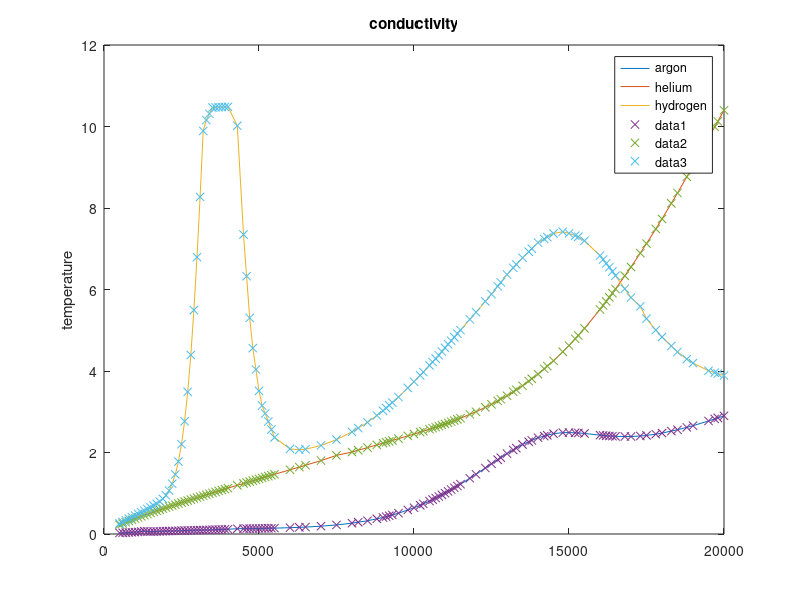
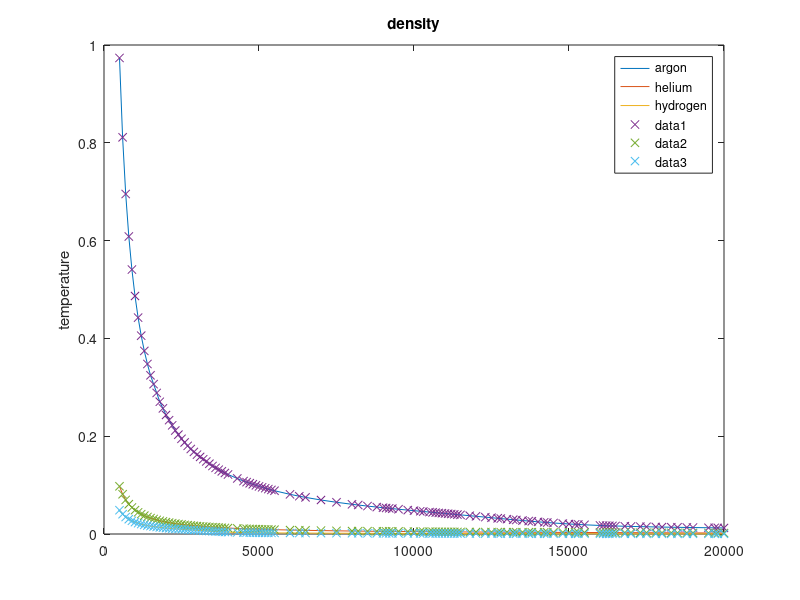
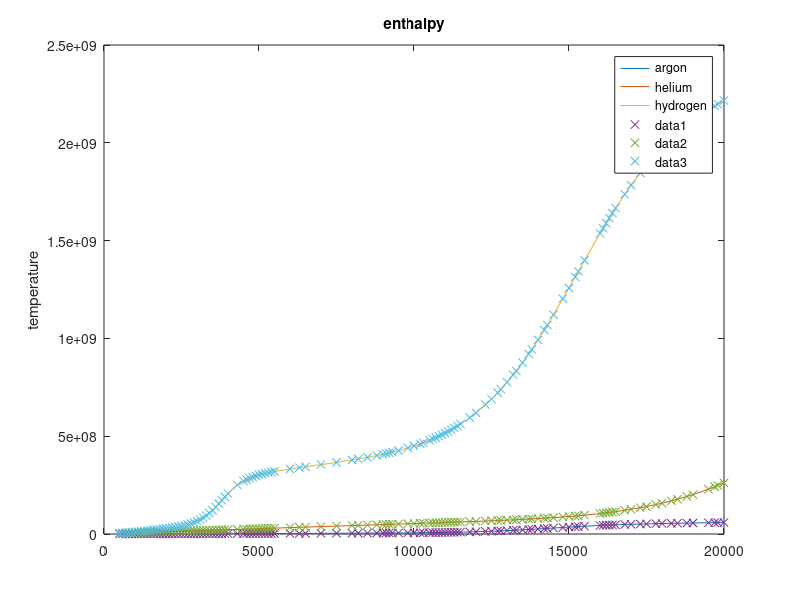
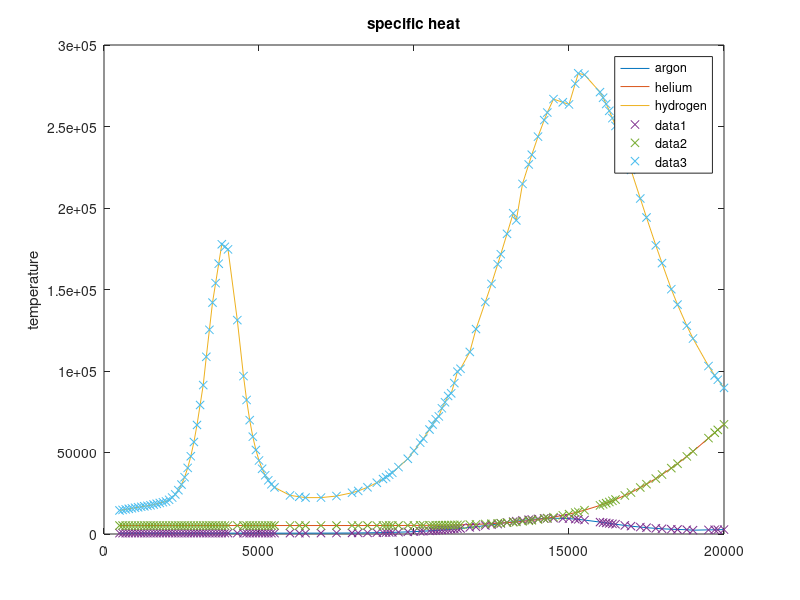

The MATLAB script that drew these images, in order:
clear, close all
gasNames={'argon' 'helium' 'hydrogen'};

Tconductivity = [500, 700, 800, 1000, 1300, 1500, 1700, 1800, 1900, 2000, 2100, 2200, 2300, 2400, 2500, 2600, 2700, 2800, 2900, 3000, 3100, 3200, 3300, 3500, 4000, 4300, 4500, 4700, 4800, 5000, 5100, 5500, 6000, 6300, 6500, 7000, 7500, 8000, 8500, 9000, 9500, 10000, 10200, 10500, 10800, 11000, 11500, 12000, 12500, 13000, 13500, 14000, 14500, 14800, 15000, 15300, 15500, 16000, 16300, 16500, 17000, 17300, 17500, 17800, 18000, 18500, 18800, 19000, 19500, 20000];
conductivity = [
    [.026712, .035011, .038823, .044982, .067598, .057725, .062661, .065122, .067576, .070022, .072456, .074877, .077282, .079669, .082038, .084387, .086714, .089019, .091301, .093561, .095798, .098014, .10021, .10458, .11682, .12970, .13129, .13287, .13366, .13525, .13604, .14378, .15494, .16338, .17012, .19198, .22278, .26555, .32480, .40512, .51052, .64428, .70582, .80759, .92007, 1.0023, 1.2217, 1.4650, 1.7239, 1.9722, 2.1970, 2.3633, 2.4625, 2.4866, 2.4899, 2.4803, 2.4671, 2.4262, 2.4054, 2.3958, 2.3920, 2.4048, 2.4197, 2.4506, 2.4767, 2.5582, 2.6166, 2.6584, 2.7740, 2.9006]
    [.22562, .28954, .31996, .37864, .46266, .51667, .56942, .59538, .62111, .64661, .67190, .69700, .72192, .74667, .77126, .79571, .82001, .84418, .86823, .89216, .91598, .93970, .96331, 1.0103, 1.1262, 1.1949, 1.2404, 1.2857, 1.3082, 1.3532, 1.3757, 1.4649, 1.5759, 1.6424, 1.6871, 1.8016, 1.9292, 2.0122, 2.1206, 2.2295, 2.3399, 2.4533, 2.5001, 2.5722, 2.6476, 2.7000, 2.8409, 2.9996, 3.1816, 3.3925, 3.6379, 3.9228, 4.2512, 4.4700, 4.6251, 4.8716, 5.0449, 5.5086, 5.8064, 6.0127, 6.5523, 6.8927, 7.1261, 7.4859, 7.7321, 8.3681, 8.7648, 9.0343, 9.7186, 10.398]
    [.25776, .33676, .37576, .45350, .57117, .65205, .74153, .79535, .86174, .94869, 1.0673, 1.2323, 1.4619, 1.7776, 2.2036, 2.7655, 3.4882, 4.3932, 5.4944, 6.7934, 8.2730, 9.8906, 10.1572, 10.4660, 10.4830, 10.0185, 7.3487, 5.3030, 4.5613, 3.5120, 3.1526, 2.3683, 2.0890, 2.0663, 2.0799, 2.1721, 2.3171, 2.5061, 2.7401, 3.0237, 3.3596, 3.7364, 3.8922, 4.1374, 4.3860, 4.5678, 5.0042, 5.4429, 5.8852, 6.3690, 6.7784, 7.1503, 7.3755, 7.4174, 7.3773, 7.2945, 7.1972, 6.8305, 6.5459, 6.3396, 5.8017, 5.5854, 5.2845, 5.0041, 4.8335, 4.4669, 4.2931, 4.1949, 4.0063, 3.8886]
    ];

figure(1), plot(Tconductivity.', conductivity.');
title('conductivity')
ylabel('temperature')
legend(gasNames)

Tdensity = [ 500, 600, 700, 800, 900, 1000, 1100, 1200, 1300, 1400, 1500, 1800, 2000, 2300, 2500, 2600, 2700, 2800, 2900, 3000, 3500, 3600, 3700, 3800, 3900, 4000, 4500, 5000, 5300, 5500, 6000, 6300, 6500, 7000, 7500, 8000, 8500, 9000, 9500, 10000, 10500, 11000, 11500, 12000, 12500, 13000, 13500, 14000, 14500, 15000, 15500, 16000, 16500, 17000, 17500, 18000, 18500, 19000, 19500, 20000];
density = [
    [.97353, .81121, .69530, .60839, .54079, .48672, .44248, .40561, .37441, .34767, .32450, .27042, .24338, .21164, .19471, .18722, .18029, .17385, .16786, .16226, .13908, .13522, .13157, .12810, .12482, .12170, .10818, .097361, .091850, .088510, .081133, .077268, .074888, .069527, .064865, .060757, .057083, .053740, .050639, .047696, .044838, .042003, .039145, .036243, .033310, .030387, .027556, .024906, .022539, .020510,.018832,.017477,.016392,.015516,.014795,.014182,.013660,.013207,.012775,.012369]
    [ .097557, .081297, .069683, .060973, .054198, .048778, .044344, .040649, .037522, .034842, .032519, .027099, .024389, .021208, .019511, .018761, .018066, .017421, .016820, .016259, .013937, .013550, .013183, .012836, .012507, .012195, .010840, .0097557, .0092035, .0088688, .0081297, .0077426, .0075044, .0069683, .0065038, .0060973, .0057386, .0054197, .0053144, .0048775, .0046448, .0044330, .0042390, .0040606, .0038953, .0037413, .0035968, .0034601, .0033296, .0032040, .0030819, .0029620, .0028433, .0027246, .0026054, .0024851, .0023635, .0022410, .0021180, .0019955]
    [.048646, .040509, .034703, .030353, .026971, .024267, .022056, .020214, .018656, .017321, .016164, .013464, .012109, .010488, .0095792, .0091543, .0087407, .0083331, .0079270, .0075189, .0054520, .0050607, .0046924, .0043540, .0040502, .0037833, .0029267, .0025135, .0023467, .0022525, .0020547, .0019542, .0018929, .0017557, .0016370, .0015325, .0014392, .0013544, .0012761, .0012025, .0011321, .0010637, .00099643, .00092990, .00086399, .00079913, .00073595, .00067568, .00061939, .00056788, .00052235, .00048286, .00044924, .00042094, .00039720, .00037723, .00036084, .00034625, .00033353, .00032227]
    ];

figure(2), plot(Tdensity.', density.');
title('density')
ylabel('temperature')
legend(gasNames)


Tenthalpy = [500, 600, 700, 800, 900, 1000, 1100, 1200, 1300, 1400, 1500, 1600, 1700, 1800, 1900, 2000, 2100, 2200, 2300, 2400, 2500, 2600, 2700, 2800, 2900, 3000, 3100, 3200, 3300, 3400, 3500, 4000, 4300, 4500, 5000, 5500, 6000, 6500, 7000, 7500, 8000, 8500, 9000, 9500, 9800, 10000, 10200, 10300, 10500, 10700, 10800, 11000, 11100, 11200, 11300, 11400, 11500, 11800, 12000, 12500, 12700, 12800, 13000, 13200, 13300, 13500, 13700, 13800, 14000, 14300, 14500, 15000, 15200, 15300, 15500, 16000, 16500, 17000, 17500, 18000, 18500, 19000, 19500, 20000];
enthalpy = [
    [104990, 157050, 209100, 261150, 313190, 365240, 417270, 469310, 521350, 573390, 625420, 677460, 729490, 781520, 833560, 885590, 937630, 989660, 1041700, 1093700, 1145800, 1197800, 1249800, 1301900, 1353900, 1405900, 1458000, 1510000, 1562000, 1614100, 1666100, 1926300, 2082400, 2186400, 2446600, 2707000, 2967900, 3230700, 3498100, 3776100, 4075000, 4412000, 4812700, 5314100, 5683800, 5966300, 6282700, 6456000, 6832300, 7254800, 7486800, 7993700, 8265000, 8557200, 8866600, 9194000, 9532600, 10690000, 11558000, 14176000, 15383000, 16036000, 17421000, 18913000, 19698000, 21341000, 23040000, 23935000, 25777000, 28636000, 30575000, 35379000, 37225000, 38123000, 39856000, 43770000, 47028000, 49664000, 51782000, 53513000, 54979000, 56273000, 57537000, 58849000]
    [4144900, 4664200, 5183500, 5702800, 6222100, 6741500, 7260800, 7780100, 8299400, 8818700, 9338000, 9857300, 10377000, 10896000, 11415000, 11935000, 12454000, 12973000, 13493000, 14012000, 14531000, 15050000, 15570000, 16089000, 16608000, 17128000, 17647000, 18166000, 18686000, 19205000, 19724000, 22321000, 23879000, 24917000, 27514000, 30111000, 32707000, 35304000, 37900000, 40497000, 43094000, 45693000, 48296000, 50906000, 52478000, 53531000, 54587000, 55118000, 56183000, 57256000, 57796000, 58883000, 59431000, 59983000, 60538000, 61097000, 61660000, 63381000, 64559000, 67638000, 68937000, 69604000, 70977000, 72409000, 73149000, 74682000, 76295000, 77134000, 78884000, 81709000, 83744000, 89459000, 92035000, 93393000, 96261000, 104420000, 114250000, 126080000, 140310000, 157330000, 177550000, 201370000, 229130000, 261070000]
    [3005500, 4509400, 6038300, 7593500, 9175900, 10786000, 12426000, 14094000, 15793000, 17521000, 19281000, 21074000, 22902000, 24773000, 26698000, 28696000, 30792000, 33028000, 35455000, 38142000, 41175000, 44658000, 48714000, 53485000, 59129000, 65819000, 73734000, 83050000, 93921000, 106450000, 120640000, 206570000, 250940000, 271970000, 302810000, 319620000, 332220000, 343580000, 354700000, 366110000, 378310000, 391890000, 407620000, 426530000, 439860000, 449830000, 460680000, 466530000, 478960000, 492720000, 499930000, 515730000, 524200000, 532830000, 542090000, 551780000, 561920000, 594770000, 619390000, 689930000, 722420000, 739590000, 775790000, 814510000, 833750000, 876090000, 920870000, 944130000, 992340000, 1068500000, 1121500000, 1257700000, 1314000000, 1342300000, 1398700000, 1536900000, 1666500000, 1783700000, 1886700000, 1975300000, 2050500000, 2114400000, 2169200000, 2216500000]
    ];
figure(3), plot(Tenthalpy.', enthalpy.');

title('enthalpy')
ylabel('temperature')
legend(gasNames)

TspecificHeat = [500, 1000, 1500, 2000, 2100, 2200, 2300, 2400, 2500, 2600, 2700, 2800, 2900, 3000, 3100, 3200, 3300, 3400, 3500, 3800, 4000, 4300, 4500, 4600, 4700, 4800, 4900, 5000, 5100, 5200, 5300, 5400, 5500, 6000, 6500, 7000, 7500, 8000, 8200, 8500, 8800, 9000, 9100, 9200, 9300, 9500, 9800, 10000, 10300, 10500, 10600, 10700, 10800, 10900, 11000, 11100, 11200, 11300, 11400, 11500, 11800, 12000, 12300, 12500, 12700, 12800, 13000, 13200, 13300, 13500, 13800, 14000, 14200, 14300, 14500, 15000, 15300, 15500, 16000, 16100, 16200, 16300, 16400, 16500, 16800, 17000, 17500, 17800, 18000, 18300, 18500, 18800, 19000, 19500, 19700, 19800, 20000];
specificHeat = [
    [520.33, 520.41, 520.36, 520.34, 520.34, 520.34, 520.33, 520.33, 520.33, 520.33, 520.33, 520.33, 520.33, 520.33, 520.33, 520.33, 520.33, 520.33, 520.33, 520.33, 520.33, 520.33, 520.34, 520.35, 520.36, 520.38, 520.41, 520.45, 520.50, 520.57, 520.66, 520.79, 520.95, 522.76, 528.01, 540.91, 568.59, 621.33, 653.19, 715.15, 798.13, 867.85, 907.33, 953.81, 997.24, 1102.7, 1303.0, 1457.7, 1733.3, 1946.9, 2065.6, 2159.1, 2319.8, 2460.3, 2608.7, 2713.2, 2922.1, 3094.1, 3274.5, 3385.4, 4067.6, 4394.2, 5229.8, 5743.6, 6064.5, 6525.2, 7062.5, 7590.7, 7846.9, 8333.6, 8953.9, 9289.8, 9536.4, 9622.0, 9711.8, 9444.7, 8974.8, 8560.5, 7311.9, 7045.3, 6778.3, 6512.9, 6250.7, 5993.3, 5262.1, 4817.8, 3884.6, 3450.3, 3211.1, 2924.0, 2777.7, 2622.1, 2344.9, 2535.8, 2582.5, 2617.6, 2711.6]
    [5193.1, 5193.1, 5193.1, 5193.1, 5193.1, 5193.1, 5193.1, 5193.1, 5193.1, 5193.1, 5193.1, 5193.1, 5193.1, 5193.1, 5193.1, 5193.1, 5193.1, 5193.1, 5193.1, 5193.1, 5193.1, 5193.1, 5193.1, 5193.1, 5193.1, 5193.1, 5193.1, 5193.1, 5193.1, 5193.1, 5193.1, 5193.1, 5193.1, 5193.1, 5193.2, 5193.3, 5193.9, 5195.5, 5196.7, 5199.6, 5204.4, 5209.1, 5212.0, 5215.4, 5219.3, 5228.9, 5248.9, 5267.0, 5303.4, 5335.3, 5354.0, 5374.6, 5397.5, 5422.8, 5450.6, 5481.2, 5514.7, 5551.5, 5591.7, 5635.5, 5791.7, 5919.2, 6151.5, 6337.8, 6552.5, 6671.4, 6934.7, 7234.5, 7399.2, 7760.5, 8389.7, 8873.0, 9412.5, 9704.6, 10336, 12220, 13583, 14599, 17549, 18214, 18906, 19625, 20372, 21146, 23646, 25441, 30557, 34006, 36471, 40415, 43142, 47612, 50694, 58808, 62174, 63872, 67283]
    [14450, 16105, 17597, 19972, 20968, 22354, 24269, 26870, 30329, 34832, 40564, 47710, 56441, 66895, 79148, 91362, 108710, 125280, 141960, 177770, 174630, 131220, 96869, 82223, 69849, 59704, 51554, 45094, 40014, 36037, 32928, 30496, 28593, 23701, 22318, 22331, 23278, 25305, 26419, 28646, 31455, 33729, 34807, 36353, 37555, 41037, 46159, 51015, 58490, 64090, 67175, 70414, 72156, 77139, 80830, 84682, 86290, 92583, 99600, 101380, 111690, 125730, 142310, 153460, 165520, 171670, 184150, 196740, 192400, 214790, 232680, 243770, 253920, 258560, 266810, 263550, 282600, 281750, 271100, 267650, 263810, 259630, 255130, 250340, 234610, 223320, 194180, 177090, 166180, 150190, 140740, 127760, 119920, 103030, 97283, 94610, 89639]
    ];

figure(4), plot(TspecificHeat.', specificHeat.');
title('specific heat')
ylabel('temperature')
legend(gasNames)

Tviscosity = [500, 700, 1000, 1300, 1500, 1800, 2000, 2300, 2500, 3000, 3500, 4000, 4500, 5000, 5500, 6000, 6500, 7000, 7500, 8000, 8500, 9000, 9500, 10000, 10500, 11000, 11500, 12000, 12500, 13000, 14000, 13500, 14500, 15000, 15500, 16000, 16500, 17000, 17500, 18000, 18500, 19000, 19500, 20000];
viscosity = [
    [.000034224, .000044858, .000057633, .000067598, .000073960, .000083437, .000089715, .000099017, .00010511, .00011987, .00013389, .00014715, .00015972, .00017169, .00018314, .00019415, .00020481, .00021517, .00022529, .00023518, .00024480, .00025402, .00026252, .00026965, .00027431, .00027489, .00026947, .00025646, .00023552, .00020811, .00017748, .00014715, .00012038, .000098656, .000082258, .000070625, .000062838, .000057957, .000055177, .000053865, .000053537, .000054238, .000054778, .000055304]
    [.000028964, .000037170, .000048608, .000059394, .000066327, .000076432, .000083008, .000092676, .000099011, .00011453, .00012969, .00014457, .00015924, .00017372, .00018806, .00020228, .00021639, .00023042, .00024438, .00025828, .00027212, .00028590, .00029964, .00031332, .00032693, .00034044, .00035381, .00036696, .00037979, .00039213, .00040376, .00041433, .00042337, .00043024, .00043413, .00043408, .00042905, .00041815, .00040085, .00037721, .00034805, .00031490,.00027968, .00024438]
    [.000012055, .000015435, .000020132, .000024537, .000027363, .000031474, .000034148, .000038092, .000040707, .000047260, .000051904, .000050545, .000048987, .000050916, .000054467, .000058545, .000062797, .000067094, .000071361, .000075511, .000079416, .000082870, .000085564, .000087071, .000086890, .000084564, .000079873, .000073010, .000064594, .000055517, .000046596, .000038510, .000031579, .000025837, .000021331, .000017868, .000015273, .000013377, .000012027, .000011099, .000010590, .000010228, .000010051, .000010016]
    ];

figure(5), plot(Tviscosity.', viscosity.');
title('viscosity')
ylabel('temperature')
legend(gasNames)



Tall= {Tconductivity Tdensity Tenthalpy TspecificHeat Tviscosity};
Pall= {conductivity density enthalpy specificHeat viscosity};
T= sort(unique([Tconductivity Tdensity Tenthalpy TspecificHeat Tviscosity]));

nProps=5;
nGasses=length(gasNames);
props= zeros([nProps length(T) nGasses]);
for i=1:nProps
    for j=1:nGasses
        props(i,:,j)= interp1(Tall{i}, Pall{i}(j,:), T);

    end
    figure(i), hold on, plot(T.',permute(props(i,:,:),[2 3 1]),'x'), hold off
end

for i=1:length(gasNames)
    fid=fopen([strtok(gasNames{i}) '.txt'],'w');

    Tstr=num2str(T);

    theStr=[];
    while ~isempty(Tstr)
        [tok Tstr]= strtok(Tstr);
        theStr = [theStr tok ',  '];
    end
    theStr(end-2:end)=[];
    fprintf(fid,'%s\n',theStr)

    for j=1:nProps
        Pstr= num2str(props(j,:,i));
        theStr=[];
        while ~isempty(Pstr)
            [tok Pstr]= strtok(Pstr);
            theStr = [theStr tok ',  '];
        end
        theStr(end-2:end)=[];
        fprintf(fid,'%s\n',theStr)
    end
    fclose(fid)
end
fclose all